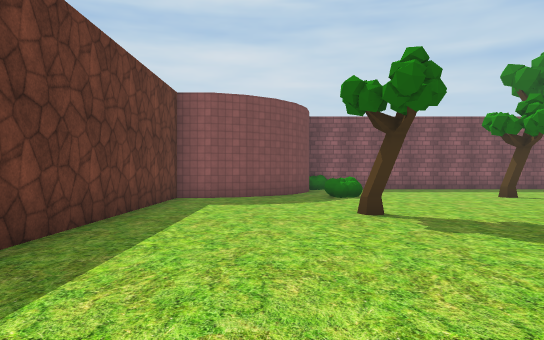
View 1 (above)

18 first-person views from a walk through a scene from a Unity 3-D project. The camera is 1.5 m above the floor, looks level and sees 70° across. The floor is counted in squares, 2 m on a side. Each view is taken from the middle of a square. On the plan, view 1 faces up. The plan holds only what a view shows up to about 12 squares ahead; the rest is blank. The place goes on beyond the plan. The player is left out. Some surface patterns are stand-ins.

View 2
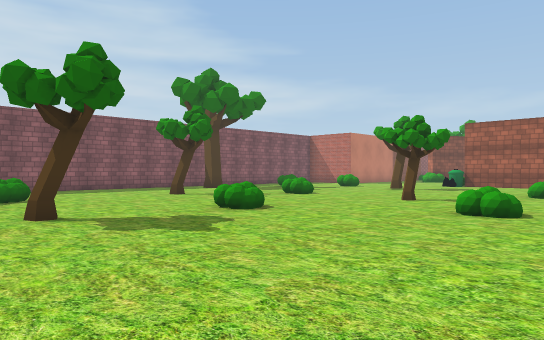

View 3
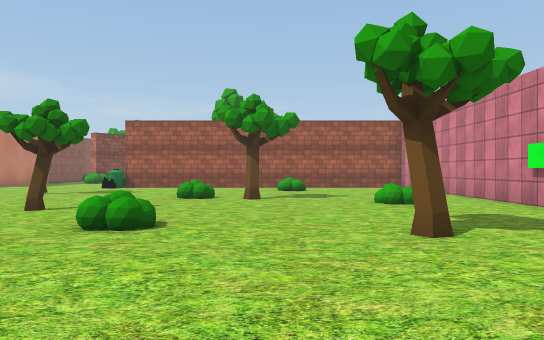

View 4
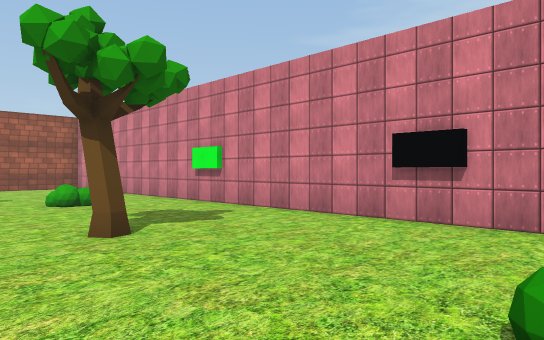

View 5
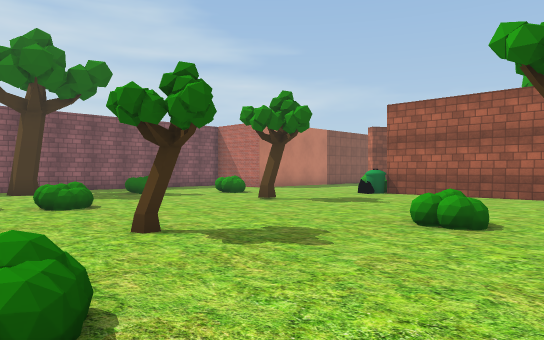

View 6
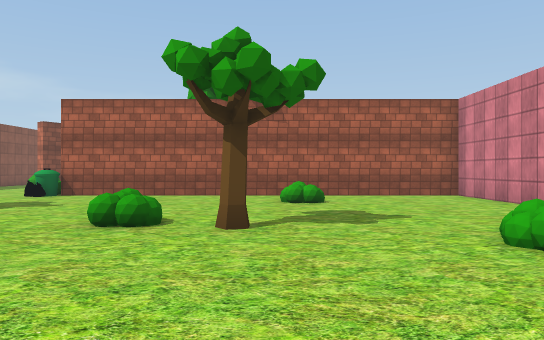

View 7
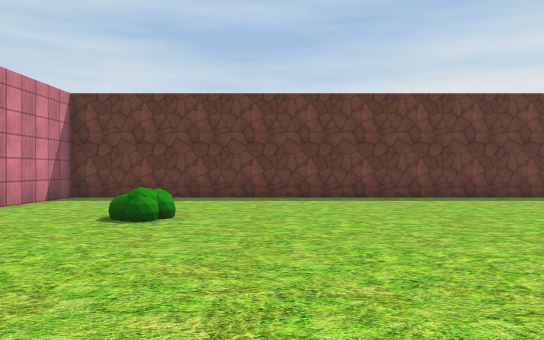

View 8
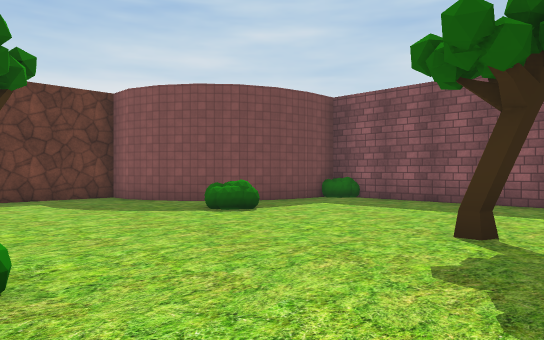

View 9
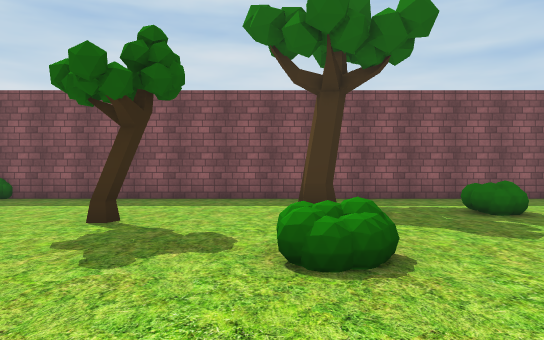

View 10
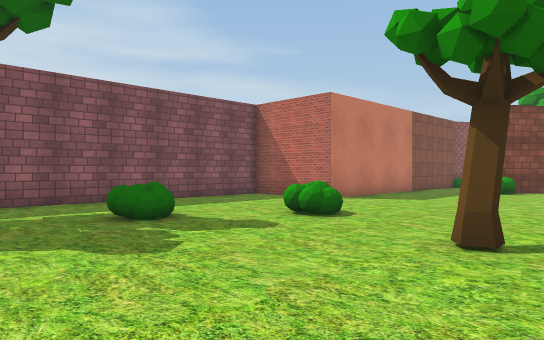

View 11
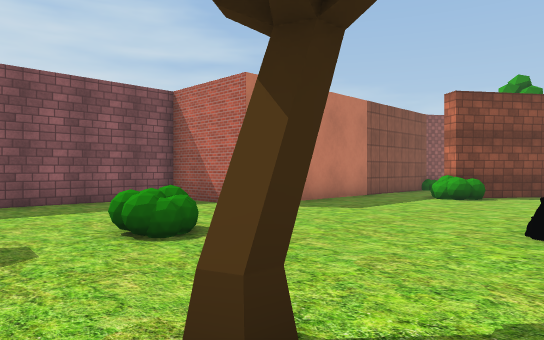

View 12
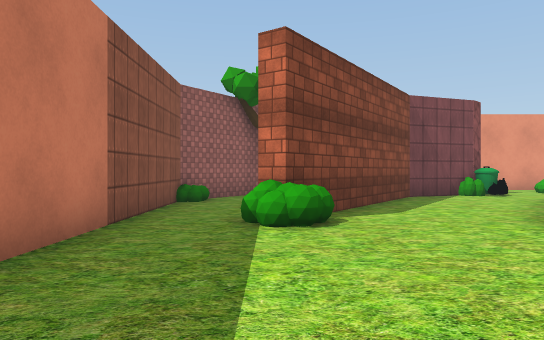

View 13
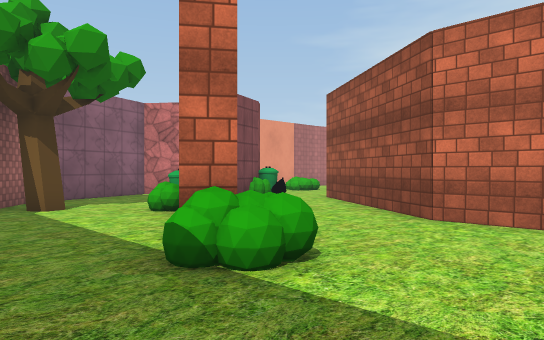

View 14
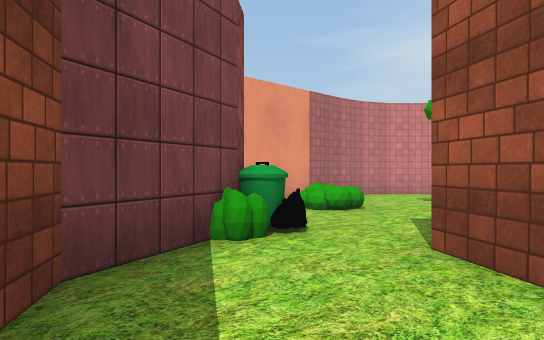

View 15
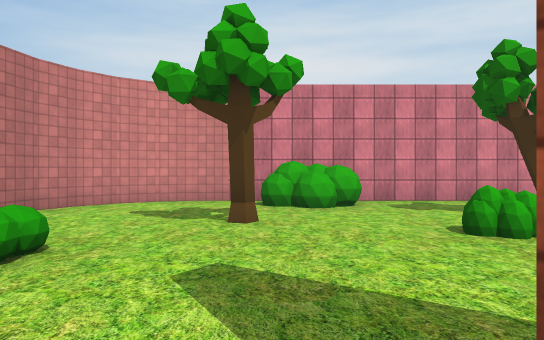

View 16
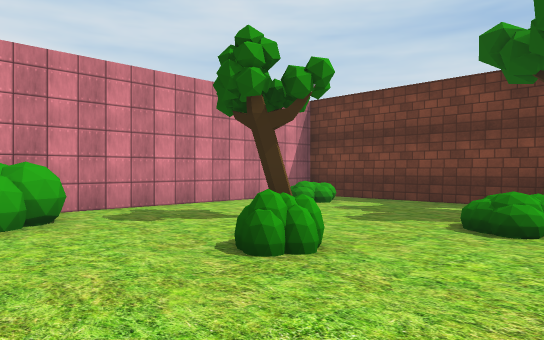

View 17
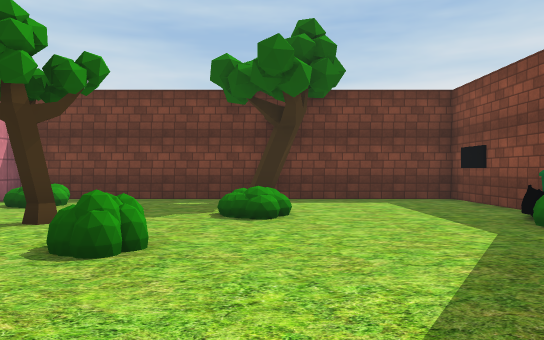

View 18
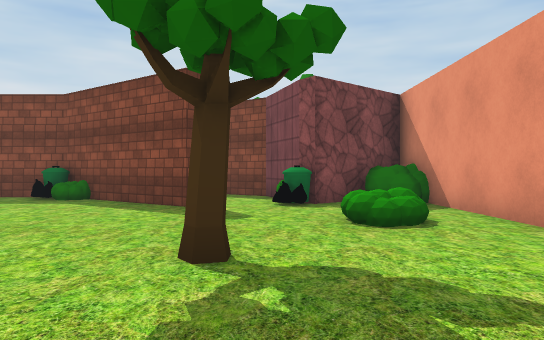

### Floor plan
Ten units are one square. View 1 is at (0, 0); x grows to the right and y downward. Boxes are objects, and circles mark ways between rooms. Rooms are numbered by the first view taken in them; rooms with no view inside come last. Other rooms are left out.
<svg viewBox="-30 -160 370 220">
<path fill="none" stroke="#000" d="M8 -121 1 -113M2 -114 -7 -108M12 -131 7 -121M220 -62 234 -62M-6 -108 -16 -104 -25 -104 -25 55 2 55M14 -140 12 -129M29 55 184 55 184 -62M275 -122 184 -122 184 -151 13 -151 13 -139M273 -29 233 -57 189 -57 189 55 299 55 308 52M295 -44 288 -62 243 -93M234 -62 276 -33M325 24 325 -44M307 52 315 47M314 47 321 40M324 33 326 23M320 40 324 32M315 -49 307 -42M310 -97 275 -122M323 -64 314 -90"/>
<rect x="15" y="15" width="10" height="10" fill="#bbb"><title>other object</title></rect>
<rect x="15" y="-75" width="10" height="10" fill="#bbb"><title>tree</title></rect>
<rect x="15" y="-115" width="10" height="10" fill="#bbb"><title>other object</title></rect>
<rect x="15" y="-155" width="10" height="10" fill="#bbb"><title>other object</title></rect>
<rect x="45" y="-65" width="10" height="10" fill="#bbb"><title>other object</title></rect>
<rect x="65" y="15" width="10" height="10" fill="#bbb"><title>tree</title></rect>
<rect x="65" y="-25" width="10" height="10" fill="#bbb"><title>other object</title></rect>
<rect x="65" y="-115" width="10" height="10" fill="#bbb"><title>tree</title></rect>
<rect x="85" y="-45" width="10" height="10" fill="#bbb"><title>tree</title></rect>
<rect x="85" y="-85" width="20" height="10" fill="#bbb"><title>other object</title></rect>
<rect x="95" y="-145" width="10" height="20" fill="#bbb"><title>tree</title></rect>
<rect x="105" y="25" width="10" height="10" fill="#bbb"><title>other object</title></rect>
<rect x="115" y="-5" width="10" height="10" fill="#bbb"><title>tree</title></rect>
<rect x="115" y="-25" width="20" height="10" fill="#bbb"><title>other object</title></rect>
<rect x="125" y="-125" width="10" height="10" fill="#bbb"><title>other object</title></rect>
<rect x="135" y="-75" width="10" height="10" fill="#bbb"><title>tree</title></rect>
<rect x="145" y="-105" width="20" height="10" fill="#bbb"><title>other object</title></rect>
<rect x="155" y="5" width="10" height="10" fill="#bbb"><title>other object</title></rect>
<rect x="175" y="-75" width="10" height="10" fill="#bbb"><title>other object</title></rect>
<rect x="185" y="-75" width="10" height="10" fill="#bbb"><title>other object</title></rect>
<rect x="225" y="-105" width="20" height="20" fill="#bbb"><title>other object</title></rect>
<rect x="265" y="-125" width="10" height="10" fill="#bbb"><title>other object</title></rect>
<rect x="185" y="-15" width="10" height="10" fill="#bbb"><title>tree</title></rect>
<rect x="205" y="35" width="10" height="10" fill="#bbb"><title>other object</title></rect>
<rect x="215" y="-15" width="10" height="10" fill="#bbb"><title>other object</title></rect>
<rect x="225" y="-55" width="10" height="10" fill="#bbb"><title>other object</title></rect>
<rect x="235" y="15" width="10" height="10" fill="#bbb"><title>tree</title></rect>
<rect x="235" y="-55" width="10" height="10" fill="#bbb"><title>other object</title></rect>
<rect x="245" y="5" width="10" height="10" fill="#bbb"><title>other object</title></rect>
<rect x="265" y="35" width="20" height="20" fill="#bbb"><title>other object</title></rect>
<rect x="275" y="15" width="10" height="10" fill="#bbb"><title>tree</title></rect>
<rect x="285" y="-45" width="20" height="20" fill="#bbb"><title>other object</title></rect>
<rect x="285" y="-45" width="10" height="10" fill="#bbb"><title>other object</title></rect>
<rect x="295" y="-15" width="10" height="10" fill="#bbb"><title>other object</title></rect>
<rect x="315" y="-55" width="20" height="20" fill="#bbb"><title>other object</title></rect>
<rect x="275" y="-85" width="10" height="10" fill="#bbb"><title>other object</title></rect>
<rect x="285" y="-75" width="10" height="10" fill="#bbb"><title>other object</title></rect>
<rect x="285" y="-105" width="10" height="10" fill="#bbb"><title>tree</title></rect>
<circle cx="240" cy="-75" r="3" fill="#2a7"/>
<circle cx="270" cy="-100" r="3" fill="#2a7"/>
<text x="100" y="-50">1</text>
<text x="260" y="0">2</text>
<text x="300" y="-80">3</text>
</svg>
Room 1 opens to room 2. Room 1 opens to room 3.

Where each view was taken, in squares from view 1:
view 1: 0 up, 0 right, facing up
view 2: 0 up, 0 right, facing up-right
view 3: 0 up, 2 right, facing right
view 4: 0 up, 2 right, facing down-right
view 5: 0 up, 7 right, facing up-right
view 6: 0 up, 7 right, facing right
view 7: 0 up, 8 right, facing left
view 8: 6 up, 8 right, facing up-left
view 9: 5 up, 9 right, facing up
view 10: 6 up, 10 right, facing up-right
view 11: 6 up, 13 right, facing up-right
view 12: 10 up, 18 right, facing right
view 13: 12 up, 21 right, facing down-right
view 14: 7 up, 26 right, facing down-right
view 15: 4 up, 28 right, facing down
view 16: 2 up, 28 right, facing down-left
view 17: 1 up, 29 right, facing left
view 18: 5 down, 29 right, facing up
